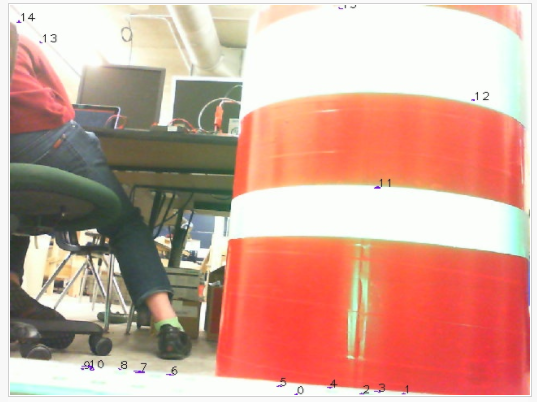
#> input picture no_min_vert/mjpg_stream.png, 537 x 402 px
$ python -i grip.py   (imports and definitions only)   (older library calls are emulated)
#> lines starting #> are read from the running program, lines starting #| are printed output that depends on the picture
import cv2
import numpy
import math
from enum import Enum

class GripPythonVI:
    """
    An OpenCV pipeline generated by GRIP.
    """

    def __init__(self):
        """initializes all values to presets or None if need to be set
        """

        self.__hsl_threshold_hue = [51.798561151079134, 92.90322580645162]
        self.__hsl_threshold_saturation = [135.29676258992808, 196.553480475382]
        self.__hsl_threshold_luminance = [208.44134369923415, 254.89176570458406]

        self.hsl_threshold_output = None

        self.__find_contours_input = self.hsl_threshold_output
        self.__find_contours_external_only = False

        self.find_contours_output = None

        self.__filter_contours_contours = self.find_contours_output
        self.__filter_contours_min_area = 1.0
        self.__filter_contours_min_perimeter = 1.0
        self.__filter_contours_min_width = 1.0
        self.__filter_contours_max_width = 1000.0
        self.__filter_contours_min_height = 1.0
        self.__filter_contours_max_height = 1200.0
        self.__filter_contours_solidity = [0, 100]
        self.__filter_contours_max_vertices = 1200.0
        self.__filter_contours_min_vertices = 1.0
        self.__filter_contours_min_ratio = 2.0
        self.__filter_contours_max_ratio = 1000.0

        self.filter_contours_output = None


    def process(self, source0):
        """
        Runs the pipeline and sets all outputs to new values.
        """
        # Step HSL_Threshold0:
        self.__hsl_threshold_input = source0
        (self.hsl_threshold_output) = self.__hsl_threshold(self.__hsl_threshold_input, self.__hsl_threshold_hue, self.__hsl_threshold_saturation, self.__hsl_threshold_luminance)

        # Step Find_Contours0:
        self.__find_contours_input = self.hsl_threshold_output
        (self.find_contours_output) = self.__find_contours(self.__find_contours_input, self.__find_contours_external_only)

        # Step Filter_Contours0:
        self.__filter_contours_contours = self.find_contours_output
        (self.filter_contours_output) = self.__filter_contours(self.__filter_contours_contours, self.__filter_contours_min_area, self.__filter_contours_min_perimeter, self.__filter_contours_min_width, self.__filter_contours_max_width, self.__filter_contours_min_height, self.__filter_contours_max_height, self.__filter_contours_solidity, self.__filter_contours_max_vertices, self.__filter_contours_min_vertices, self.__filter_contours_min_ratio, self.__filter_contours_max_ratio)


    @staticmethod
    def __hsl_threshold(input, hue, sat, lum):
        """Segment an image based on hue, saturation, and luminance ranges.
        Args:
            input: A BGR numpy.ndarray.
            hue: A list of two numbers the are the min and max hue.
            sat: A list of two numbers the are the min and max saturation.
            lum: A list of two numbers the are the min and max luminance.
        Returns:
            A black and white numpy.ndarray.
        """
        out = cv2.cvtColor(input, cv2.COLOR_BGR2HLS)
        return cv2.inRange(out, (hue[0], lum[0], sat[0]),  (hue[1], lum[1], sat[1]))

    @staticmethod
    def __find_contours(input, external_only):
        """Sets the values of pixels in a binary image to their distance to the nearest black pixel.
        Args:
            input: A numpy.ndarray.
            external_only: A boolean. If true only external contours are found.
        Return:
            A list of numpy.ndarray where each one represents a contour.
        """
        if(external_only):
            mode = cv2.RETR_EXTERNAL
        else:
            mode = cv2.RETR_LIST
        method = cv2.CHAIN_APPROX_SIMPLE
        im2, contours, hierarchy =cv2.findContours(input, mode=mode, method=method)
        return contours

    @staticmethod
    def __filter_contours(input_contours, min_area, min_perimeter, min_width, max_width,
                        min_height, max_height, solidity, max_vertex_count, min_vertex_count,
                        min_ratio, max_ratio):
        """Filters out contours that do not meet certain criteria.
        Args:
            input_contours: Contours as a list of numpy.ndarray.
            min_area: The minimum area of a contour that will be kept.
            min_perimeter: The minimum perimeter of a contour that will be kept.
            min_width: Minimum width of a contour.
            max_width: MaxWidth maximum width.
            min_height: Minimum height.
            max_height: Maximimum height.
            solidity: The minimum and maximum solidity of a contour.
            min_vertex_count: Minimum vertex Count of the contours.
            max_vertex_count: Maximum vertex Count.
            min_ratio: Minimum ratio of width to height.
            max_ratio: Maximum ratio of width to height.
        Returns:
            Contours as a list of numpy.ndarray.
        """
        output = []
        for contour in input_contours:
            x,y,w,h = cv2.boundingRect(contour)
            if (w < min_width or w > max_width):
                continue
            if (h < min_height or h > max_height):
                continue
            area = cv2.contourArea(contour)
            if (area < min_area):
                continue
            if (cv2.arcLength(contour, True) < min_perimeter):
                continue
            hull = cv2.convexHull(contour)
            solid = 100 * area / cv2.contourArea(hull)
            if (solid < solidity[0] or solid > solidity[1]):
                continue
            if (len(contour) < min_vertex_count or len(contour) > max_vertex_count):
                continue
            ratio = (float)(w) / h
            if (ratio < min_ratio or ratio > max_ratio):
                continue
            output.append(contour)
        return output

>>> import cv2
>>> picture = cv2.imread('mjpg_stream.png')
#> picture is the input picture: shape (402, 537, 3); mean B, G, R 149.1, 163.8, 209.9
>>> result = GripPythonVI().process(picture)
#> in __hsl_threshold, `out = cv2.cvtColor(input, cv2.COLOR_BGR2HLS)`: out: shape (402, 537, 3); mean of channels 0, 1, 2 35.2, 180.5, 142.1
#> in __hsl_threshold, `return cv2.inRange(out, (hue[0], lum[0], sat[0]),  (hue[1], lum[1], sa..`:
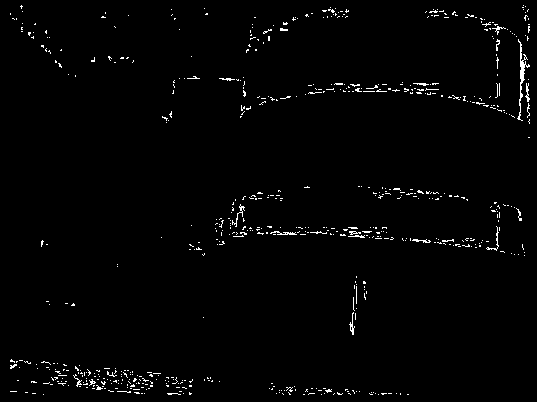
#> returned value: shape (402, 537); 1.5% white in thin lines or dots
